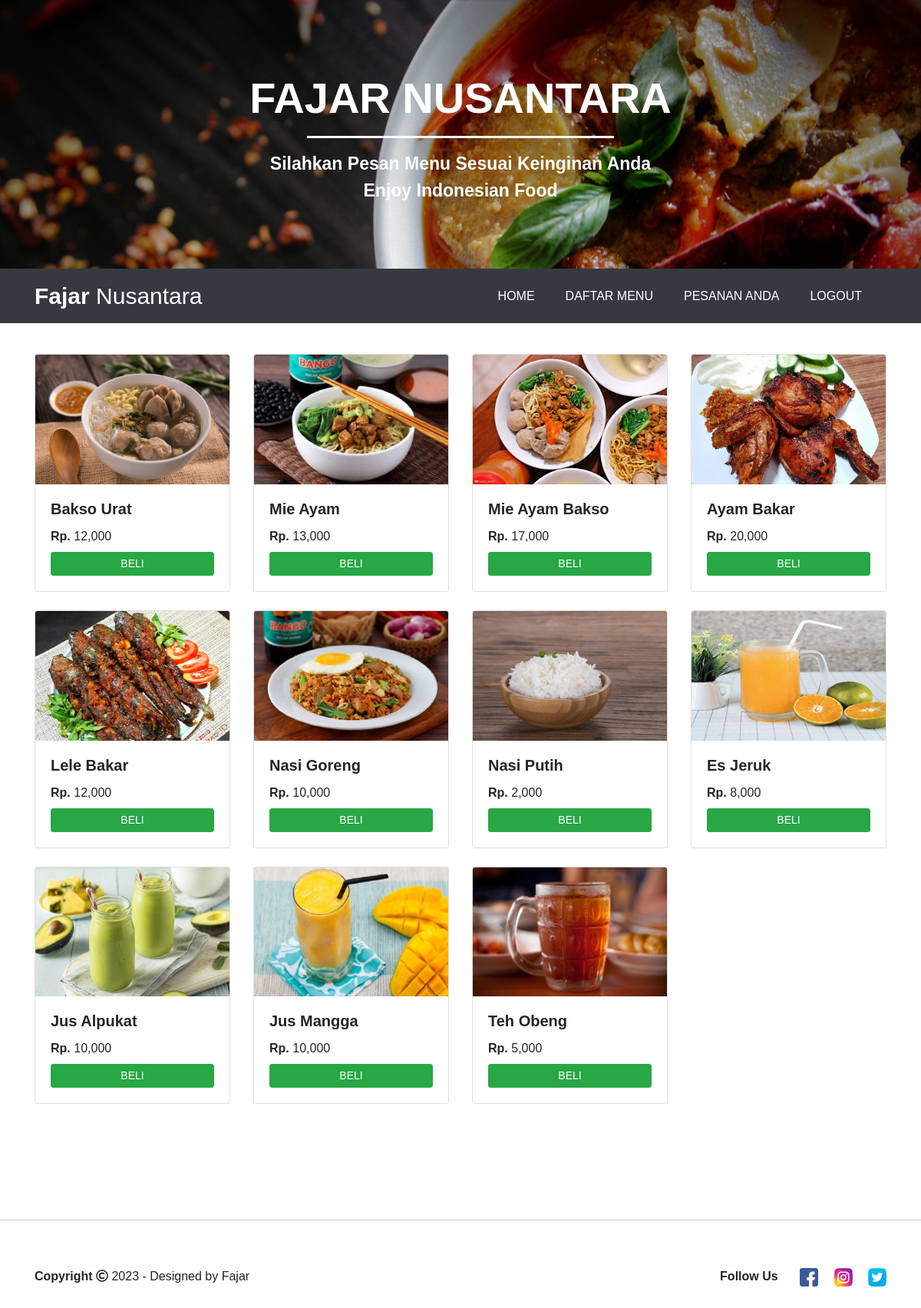
/menu_pembeli.php (signed in), run on the app's committed database.
### tables this page shows
CREATE TABLE `produk` (
  `id_menu` int(50) NOT NULL,
  `nama_menu` varchar(50) NOT NULL,
  `jenis_menu` varchar(50) NOT NULL,
  `stok` int(50) NOT NULL,
  `harga` int(50) NOT NULL,
  `gambar` varchar(100) NOT NULL
);

### menu_pembeli.php (the view, shortened to what this page needs)
<?php
      if(!isset($_SESSION['login_user'])) {
        header("location: login.php");
      }else{
?>
<!doctype html>
<html lang="en">
  <head>
    <link rel="stylesheet" href="https://stackpath.bootstrapcdn.com/bootstrap/4.5.0/css/bootstrap.min.css">
    <link rel="stylesheet" type="text/css" href="css/bootstrap.min.css">
    <link rel="stylesheet" type="text/css" href="index.css">
    <link rel="stylesheet" type="text/css" href="fontawesome/css/all.min.css">
  </head>
  <body>
      <div class="jumbotron jumbotron-fluid text-center">
        <div class="container">
          <h1 class="display-4"><span class="font-weight-bold">FAJAR NUSANTARA</span></h1>
          <hr>
          <p class="lead font-weight-bold">Silahkan Pesan Menu Sesuai Keinginan Anda <br>
          Enjoy Indonesian Food</p>
        </div>
      </div>
      <nav class="navbar navbar-expand-lg  bg-dark">
        <div class="container">
        <a class="navbar-brand text-white" href="user.php"><strong>Fajar</strong> Nusantara</a>
        <div class="collapse navbar-collapse" id="navbarNav">
          <ul class="navbar-nav ml-auto">
            <li class="nav-item">
              <a class="nav-link mr-4" href="user.php">HOME</a>
            </li>
            <li class="nav-item">
              <a class="nav-link mr-4" href="menu_pembeli.php">DAFTAR MENU</a>
            </li>
            <li class="nav-item">
              <a class="nav-link mr-4" href="pesanan_pembeli.php">PESANAN ANDA</a>
            </li>
            <li class="nav-item">
              <a class="nav-link mr-4" href="logout.php">LOGOUT</a>
            </li>
          </ul>
        </div>
       </div>
      </nav>
      <div class="container">
        <div class="row mt-3">
          <?php
          include('koneksi.php');
          $query = mysqli_query($koneksi, 'SELECT * FROM produk');
          $result = mysqli_fetch_all($query, MYSQLI_ASSOC);
          ?>
          <?php foreach($result as $result) : ?>
          <div class="col-md-3 mt-4">
            <div class="card brder-dark">
              <img src="upload/<?php echo $result['gambar'] ?>" class="card-img-top" alt="...">
              <div class="card-body">
                <h5 class="card-title font-weight-bold"><?php echo $result['nama_menu'] ?></h5>
               <label class="card-text harga"><strong>Rp.</strong> <?php echo number_format($result['harga']); ?></label><br>
                <a href="beli.php?id_menu=<?php echo $result['id_menu']; ?>" class="btn btn-success btn-sm btn-block ">BELI</a>
              </div>
            </div>
          </div>
          <?php endforeach; ?>
         </div>
      </div>
      <hr class="footer">
      <div class="container">
        <div class="row footer-body">
          <div class="col-md-6">
          <div class="copyright">
            <strong>Copyright</strong> <i class="far fa-copyright"></i> 2023 -  Designed by Fajar</p>
          </div>
          </div>
          <div class="col-md-6 d-flex justify-content-end">
          <div class="icon-contact">
          <label class="font-weight-bold">Follow Us </label>
          <a href="#"><img src="images/icon/fb.png" class="mr-3 ml-4" data-toggle="tooltip" title="Facebook"></a>
          <a href="#"><img src="images/icon/ig.png" class="mr-3" data-toggle="tooltip" title="Instagram"></a>
          <a href="#"><img src="images/icon/twitter.png" class="" data-toggle="tooltip" title="Twitter"></a>
        </div>
          </div>
        </div>
      </div>
  </body>
</html>
<?php } ?>

### index.css (style rules this page uses)
html { scroll-behavior: smooth; }
body { font-family: sans-serif; font-size: 16px; }
.jumbotron { background-image: url(images/background/bg8.jpg); background-size: cover; height: 350px; width: 100%; color: white; }
.jumbotron .display-4 { margin-top: 30px; }
.jumbotron p { font-size: 23px; }
.jumbotron hr { border-color: white; width: 400px; border-width: 3px; }
.navbar { margin-top: -32px; }
.navbar .navbar-nav .nav-link { color: white; }
.navbar .navbar-brand { font-size: 30px; }
.footer { margin-top: 150px; border-width: 3px; }
.footer-body { margin-top: 60px; margin-bottom: 50px; }

### data on the page
produk: gambar (picture), nama_menu "Bakso Urat", harga "12,000"
produk: gambar (picture), nama_menu "Mie Ayam", harga "13,000"
produk: gambar (picture), nama_menu "Mie Ayam Bakso", harga "17,000"
produk: gambar (picture), nama_menu "Ayam Bakar", harga "20,000"
produk: gambar (picture), nama_menu "Lele Bakar", harga "12,000"
produk: gambar (picture), nama_menu "Nasi Goreng", harga "10,000"
produk: gambar (picture), nama_menu "Nasi Putih", harga "2,000"
produk: gambar (picture), nama_menu "Es Jeruk", harga "8,000"
produk: gambar (picture), nama_menu "Jus Alpukat", harga "10,000"
produk: gambar (picture), nama_menu "Jus Mangga", harga "10,000"
produk: gambar (picture), nama_menu "Teh Obeng", harga "5,000"
